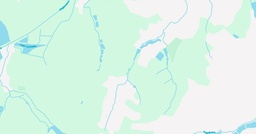
#> input picture maps/map1.JPG, 256 x 134 px, shrunk from 1400 x 732 before the run, found by its file name
$ python converter.py
#> lines starting #> are read from the running program, lines starting #| are printed output that depends on the picture
from PIL import Image
import numpy as np
from scipy.spatial import KDTree
import random
import cv2

COLORS = {
    "woda": (147, 215, 236),
    "las": (195, 241, 213),
    "pole": (210, 248, 22),
    "budynki": (245, 243, 244),
}

FOREST = (51, 204, 51)
WATER = (153, 204, 255)
GROUND = (153, 255, 153)
BUILDINGS = (230, 230, 230)

WHITE = (255, 255, 255)


def map_key_to_color(key):
    if "las" in key:
        return FOREST
    elif "woda" in key:
        return WATER
    elif "pole" in key:
        return GROUND
    elif "budynki" in key:
        return BUILDINGS
    else:
        return WHITE


def find_nearest_color(color, color_tree, color_keys):
    _, idx = color_tree.query(color)
    key = color_keys[idx]
    return map_key_to_color(key)


def convert_image(image_path):
    img = Image.open(image_path).convert('RGB')
    pixels = np.array(img)

    color_values = np.array(list(COLORS.values()))
    color_keys = list(COLORS.keys())
    color_tree = KDTree(color_values)

    height, width, _ = pixels.shape
    for y in range(height):
        for x in range(width):
            original_color = pixels[y, x]
            nearest_color = find_nearest_color(original_color, color_tree, color_keys)
            pixels[y, x] = nearest_color

    return Image.fromarray(pixels)

def main():

    map_path = 'maps/map1.jpg'
    image = cv2.imread(map_path)
#> image is the input picture: shape (134, 256, 3); mean B, G, R 232.2, 244.9, 219.5
    kernel = np.ones((2, 2), np.uint8)
    eroded_image = cv2.erode(image, kernel, iterations=1)
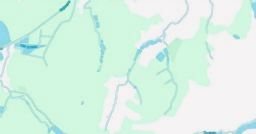
#> eroded_image: shape (134, 256, 3); mean B, G, R 230, 242.9, 216.6
    converted_image = convert_image('maps/map1.jpg')
#> after the loop in convert_image, `for y in range(height):`:
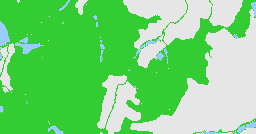
#> pixels: shape (134, 256, 3); mean R, G, B 119.2, 213.5, 121.8
    converted_image.save(f"maps/map1_converted.png")


if __name__ == '__main__':
    main()

$ run again, with maps/map2.JPG copied over maps/map1.JPG
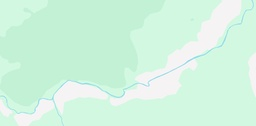
#> input picture maps/map2.JPG, 256 x 126 px, shrunk from 1478 x 730 before the run, found by its file name
#> in main, image is the input picture: shape (126, 256, 3); mean B, G, R 223.7, 244.6, 209.3
#> after the loop in convert_image, `for y in range(height):`:
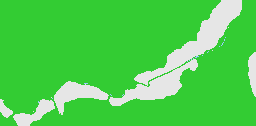
#> pixels: shape (126, 256, 3); mean R, G, B 78.9, 208, 79
